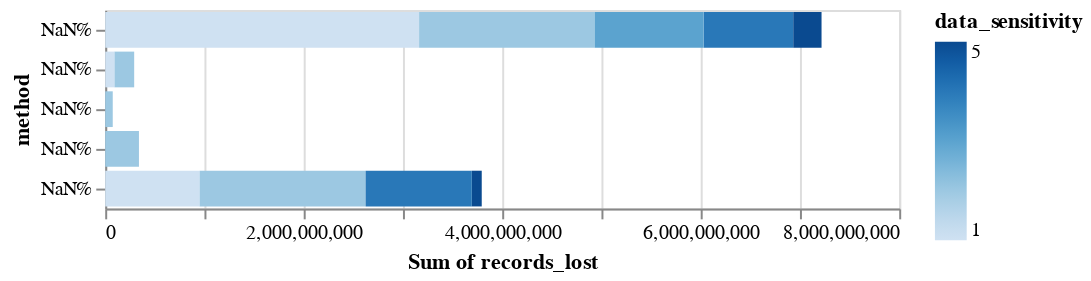

Notebook code cell kept with this figure:
### Markdown cell above
# CHECK THIS NORMALIZED ????

### Code cell
# This question is weird check ^^^^^
sbar_method_records_sensitivity = src.mark_bar().encode(
    x = "sum(records_lost)",
    y = alt.Y("method", stack = "normalize"),
    color = "data_sensitivity"

)

# Show the plot
sbar_method_records_sensitivity

### Figure 1 — Vega-Lite specification as saved in the notebook (floating-point values rounded to 4 significant figures)
{"$schema": "https://vega.github.io/schema/vega-lite/v4.17.0.json", "config": {"view": {"continuousHeight": 300, "continuousWidth": 400}}, "data": {"name": "data-983fd4a0b346be762802282aadc3c3e4"}, "datasets": {"data-983fd4a0b346be762802282aadc3c3e4": [{"data_sensitivity": 4, "date": "2021-09-01T00:00:00", "index": 1, "method": "hacked", "organisation": "Syniverse", "records_lost": 500000000, "sector": "telecoms", "source_name": "Vice", "year": 2021}, {"data_sensitivity": 2, "date": "2021-09-01T00:00:00", "index": 5, "method": "poor security", "organisation": "Thailand visitors", "records_lost": 100000000, "sector": "government", "source_name": "South China Morning Post", "year": 2021}, {"data_sensitivity": 1, "date": "2021-07-01T00:00:00", "index": 10, "method": "hacked", "organisation": "Linkedin", "records_lost": 700000000, "sector": "web", "source_name": "9 to 5 mac", "year": 2021}, {"data_sensitivity": 2, "date": "2021-02-01T00:00:00", "index": 21, "method": "hacked", "organisation": "Experian Brazil", "records_lost": 220000000, "sector": "finance", "source_name": "ZDNet", "year": 2021}, {"data_sensitivity": 1, "date": "2021-03-01T00:00:00", "index": 24, "method": "hacked", "organisation": "Facebook", "records_lost": 533000000, "sector": "tech", "source_name": "Business Insider", "year": 2021}, {"data_sensitivity": 3, "date": "2020-12-01T00:00:00", "index": 28, "method": "hacked", "organisation": "SolarWinds", "records_lost": 50000000, "sector": "app", "source_name": "New York Times", "year": 2020}, {"data_sensitivity": 2, "date": "2020-04-01T00:00:00", "index": 37, "method": "hacked", "organisation": "Pakistani mobile operators", "records_lost": 115000000, "sector": "telecoms", "source_name": "ZDNet", "year": 2020}, {"data_sensitivity": 1, "date": "2020-01-01T00:00:00", "index": 41, "method": "poor security", "organisation": "Microsoft", "records_lost": 250000000, "sector": "web", "source_name": "Forbes", "year": 2020}, {"data_sensitivity": 2, "date": "2019-05-01T00:00:00", "index": 56, "method": "hacked", "organisation": "Canva", "records_lost": 139000000, "sector": "web", "source_name": "ZDNet", "year": 2019}, {"data_sensitivity": 1, "date": "2019-05-01T00:00:00", "index": 57, "method": "poor security", "organisation": "Chtrbox", "records_lost": 49000000, "sector": "misc", "source_name": "Techcrunch", "year": 2019}, {"data_sensitivity": 1, "date": "2019-02-01T00:00:00", "index": 62, "method": "hacked", "organisation": "Dubsmash", "records_lost": 162000000, "sector": "web", "source_name": "The Register", "year": 2019}, {"data_sensitivity": 1, "date": "2019-02-01T00:00:00", "index": 63, "method": "hacked", "organisation": "ShareThis", "records_lost": 41000000, "sector": "web", "source_name": "The Register", "year": 2019}, {"data_sensitivity": 2, "date": "2019-02-01T00:00:00", "index": 77, "method": "hacked", "organisation": "Houzz", "records_lost": 57000000, "sector": "retail", "source_name": "Techcrunch", "year": 2019}, {"data_sensitivity": 2, "date": "2019-05-01T00:00:00", "index": 86, "method": "poor security", "organisation": "Indian citizens", "records_lost": 275265298, "sector": "web", "source_name": "Bleeping Computer", "year": 2019}, {"data_sensitivity": 3, "date": "2019-07-01T00:00:00", "index": 88, "method": "hacked", "organisation": "Capital One", "records_lost": 100000000, "sector": "finance", "source_name": "Forbes", "year": 2019}, {"data_sensitivity": 2, "date": "2019-09-01T00:00:00", "index": 90, "method": "poor security", "organisation": "Facebook", "records_lost": 419000000, "sector": "web", "source_name": "Fast Company", "year": 2019}, {"data_sensitivity": 2, "date": "2019-11-01T00:00:00", "index": 93, "method": "poor security", "organisation": "OxyData", "records_lost": 380000000, "sector": "tech", "source_name": "Dataviper", "year": 2019}, {"data_sensitivity": 3, "date": "2018-10-01T00:00:00", "index": 97, "method": "hacked", "organisation": "Cathay Pacific Airways", "records_lost": 94000000, "sector": "transport", "source_name": "ABC News", "year": 2018}, {"data_sensitivity": 2, "date": "2018-12-01T00:00:00", "index": 98, "method": "poor security", "organisation": "Chinese resume leak", "records_lost": 202000000, "sector": "web", "source_name": "HackenProof", "year": 2018}, {"data_sensitivity": 2, "date": "2018-12-01T00:00:00", "index": 99, "method": "poor security", "organisation": "Google+", "records_lost": 52500000, "sector": "web", "source_name": "The Verge", "year": 2018}, {"data_sensitivity": 1, "date": "2018-12-01T00:00:00", "index": 100, "method": "hacked", "organisation": "Quora", "records_lost": 100000000, "sector": "web", "source_name": "NY Times", "year": 2018}, {"data_sensitivity": 3, "date": "2018-11-01T00:00:00", "index": 101, "method": "hacked", "organisation": "Marriott International", "records_lost": 383000000, "sector": "retail", "source_name": "NY Times, CNET", "year": 2018}, {"data_sensitivity": 1, "date": "2018-03-01T00:00:00", "index": 103, "method": "hacked", "organisation": "Facebook", "records_lost": 50000000, "sector": "web", "source_name": "Guardian", "year": 2018}, {"data_sensitivity": 1, "date": "2018-06-01T00:00:00", "index": 106, "method": "hacked", "organisation": "MyHeritage", "records_lost": 92283889, "sector": "web", "source_name": "Bloomberg", "year": 2018}, {"data_sensitivity": 1, "date": "2018-03-01T00:00:00", "index": 112, "method": "hacked", "organisation": "MyFitnessPal", "records_lost": 150000000, "sector": "app", "source_name": "Guardian", "year": 2018}, {"data_sensitivity": 1, "date": "2018-06-01T00:00:00", "index": 114, "method": "poor security", "organisation": "Nametests", "records_lost": 120000000, "sector": "app", "source_name": "Medium", "year": 2018}, {"data_sensitivity": 5, "date": "2018-06-01T00:00:00", "index": 116, "method": "poor security", "organisation": "Firebase", "records_lost": 100000000, "sector": "app", "source_name": "Bleeping Computer", "year": 2018}, {"data_sensitivity": 4, "date": "2018-03-01T00:00:00", "index": 117, "method": "poor security", "organisation": "Aadhaar", "records_lost": 550000000, "sector": "government", "source_name": "ZDNet", "year": 2018}, {"data_sensitivity": 2, "date": "2018-05-01T00:00:00", "index": 121, "method": "poor security", "organisation": "LocalBlox", "records_lost": 48000000, "sector": "web", "source_name": "UpGuard", "year": 2018}, {"data_sensitivity": 1, "date": "2018-05-01T00:00:00", "index": 122, "method": "poor security", "organisation": "Twitter", "records_lost": 330000000, "sector": "tech", "source_name": "Reuters", "year": 2018}, {"data_sensitivity": 3, "date": "2018-09-01T00:00:00", "index": 133, "method": "hacked", "organisation": "Newegg", "records_lost": 45000000, "sector": "retail", "source_name": "TechCrunch", "year": 2018}, {"data_sensitivity": 1, "date": "2018-05-01T00:00:00", "index": 135, "method": "poor security", "organisation": "Apollo", "records_lost": 200000000, "sector": "tech", "source_name": "Wired", "year": 2018}, {"data_sensitivity": 1, "date": "2017-11-01T00:00:00", "index": 139, "method": "hacked", "organisation": "Uber", "records_lost": 57000000, "sector": "app", "source_name": "Bloomberg", "year": 2017}, {"data_sensitivity": 4, "date": "2017-08-01T00:00:00", "index": 142, "method": "poor security", "organisation": "Spambot", "records_lost": 520000000, "sector": "web", "source_name": "The Guardian", "year": 2017}, {"data_sensitivity": 2, "date": "2017-03-01T00:00:00", "index": 149, "method": "oops!", "organisation": "River City Media", "records_lost": 340000000, "sector": "web", "source_name": "Guardian", "year": 2017}, {"data_sensitivity": 4, "date": "2017-10-01T00:00:00", "index": 155, "method": "hacked", "organisation": "Malaysian telcos & MVNOs", "records_lost": 46200000, "sector": "telecoms", "source_name": "LowYat", "year": 2017}, {"data_sensitivity": 4, "date": "2017-09-01T00:00:00", "index": 159, "method": "hacked", "organisation": "Equifax", "records_lost": 143000000, "sector": "finance", "source_name": "UK Gov", "year": 2017}, {"data_sensitivity": 1, "date": "2016-05-01T00:00:00", "index": 161, "method": "hacked", "organisation": "LinkedIn", "records_lost": 117000000, "sector": "web", "source_name": "CNN", "year": 2016}, {"data_sensitivity": 1, "date": "2016-05-01T00:00:00", "index": 162, "method": "hacked", "organisation": "Tumblr", "records_lost": 65000000, "sector": "web", "source_name": "Vice", "year": 2016}, {"data_sensitivity": 2, "date": "2016-09-01T00:00:00", "index": 163, "method": "hacked", "organisation": "Yahoo", "records_lost": 500000000, "sector": "web", "source_name": "CNBC", "year": 2016}, {"data_sensitivity": 5, "date": "2016-04-01T00:00:00", "index": 165, "method": "hacked", "organisation": "Philippines’ Commission on Elections", "records_lost": 55000000, "sector": "government", "source_name": "Trend Micro", "year": 2016}, {"data_sensitivity": 2, "date": "2016-04-01T00:00:00", "index": 168, "method": "hacked", "organisation": "Turkish citizenship database", "records_lost": 49611709, "sector": "government", "source_name": "Business Insider", "year": 2016}, {"data_sensitivity": 4, "date": "2016-06-01T00:00:00", "index": 179, "method": "hacked", "organisation": "VK", "records_lost": 171000000, "sector": "web", "source_name": "Motherboard", "year": 2016}, {"data_sensitivity": 1, "date": "2016-05-01T00:00:00", "index": 182, "method": "hacked", "organisation": "MySpace", "records_lost": 164000000, "sector": "web", "source_name": "Vice", "year": 2016}, {"data_sensitivity": 1, "date": "2016-12-01T00:00:00", "index": 186, "method": "hacked", "organisation": "Dailymotion", "records_lost": 85200000, "sector": "web", "source_name": "ZDNet", "year": 2016}, {"data_sensitivity": 4, "date": "2016-10-01T00:00:00", "index": 187, "method": "hacked", "organisation": "Weebly", "records_lost": 43000000, "sector": "web", "source_name": "Tech Crunch", "year": 2016}, {"data_sensitivity": 1, "date": "2016-11-01T00:00:00", "index": 190, "method": "hacked", "organisation": "Friend Finder Network", "records_lost": 412000000, "sector": "web", "source_name": "ZDNet", "year": 2016}, {"data_sensitivity": 2, "date": "2015-12-01T00:00:00", "index": 197, "method": "poor security", "organisation": "Deep Root Analytics", "records_lost": 198000000, "sector": "web", "source_name": "Reuters, UpGuard", "year": 2015}, {"data_sensitivity": 5, "date": "2015-11-01T00:00:00", "index": 210, "method": "hacked", "organisation": "Securus Technologies", "records_lost": 70000000, "sector": "web", "source_name": "The Intercept", "year": 2015}, {"data_sensitivity": 2, "date": "2015-02-01T00:00:00", "index": 216, "method": "hacked", "organisation": "Anthem ", "records_lost": 80000000, "sector": "health", "source_name": "NYTimes", "year": 2015}, {"data_sensitivity": 1, "date": "2014-05-01T00:00:00", "index": 224, "method": "hacked", "organisation": "Ebay", "records_lost": 145000000, "sector": "web", "source_name": "Business Insider", "year": 2014}, {"data_sensitivity": 3, "date": "2014-10-01T00:00:00", "index": 227, "method": "hacked", "organisation": "JP Morgan Chase", "records_lost": 76000000, "sector": "finance", "source_name": "Deal Book", "year": 2014}, {"data_sensitivity": 3, "date": "2014-09-01T00:00:00", "index": 233, "method": "hacked", "organisation": "Home Depot", "records_lost": 56000000, "sector": "retail", "source_name": "Krebs on Security", "year": 2014}, {"data_sensitivity": 5, "date": "2013-07-01T00:00:00", "index": 237, "method": "hacked", "organisation": "Massive American business hack", "records_lost": 160000000, "sector": "finance", "source_name": "Technology Review", "year": 2013}, {"data_sensitivity": 1, "date": "2013-04-01T00:00:00", "index": 242, "method": "hacked", "organisation": "Living Social", "records_lost": 50000000, "sector": "web", "source_name": "Naked Security, New York Times", "year": 2013}, {"data_sensitivity": 2, "date": "2016-12-01T00:00:00", "index": 243, "method": "hacked", "organisation": "Yahoo", "records_lost": 550000000, "sector": "web", "source_name": "NY Times, BBC", "year": 2013}, {"data_sensitivity": 2, "date": "2013-07-01T00:00:00", "index": 254, "method": "hacked", "organisation": "UbiSoft", "records_lost": 58000000, "sector": "gaming", "source_name": "BBC News", "year": 2013}, {"data_sensitivity": 1, "date": "2013-03-01T00:00:00", "index": 259, "method": "hacked", "organisation": "Evernote", "records_lost": 50000000, "sector": "web", "source_name": "Wired, Digital Trends", "year": 2013}, {"data_sensitivity": 2, "date": "2013-10-01T00:00:00", "index": 266, "method": "inside job", "organisation": "Court Ventures", "records_lost": 200000000, "sector": "finance", "source_name": "NY Times, Gov Tech", "year": 2013}, {"data_sensitivity": 3, "date": "2013-12-01T00:00:00", "index": 271, "method": "hacked", "organisation": "Target", "records_lost": 70000000, "sector": "retail", "source_name": "Huffington Post", "year": 2013}, {"data_sensitivity": 1, "date": "2016-09-01T00:00:00", "index": 287, "method": "hacked", "organisation": "Last.fm", "records_lost": 43500000, "sector": "web", "source_name": "ZD Net", "year": 2012}, {"data_sensitivity": 1, "date": "2016-08-01T00:00:00", "index": 294, "method": "hacked", "organisation": "Dropbox", "records_lost": 68700000, "sector": "web", "source_name": "The Telegraph", "year": 2012}, {"data_sensitivity": 1, "date": "2011-04-01T00:00:00", "index": 304, "method": "hacked", "organisation": "Sony PSN", "records_lost": 77000000, "sector": "gaming", "source_name": "Mashable", "year": 2011}, {"data_sensitivity": 3, "date": "2009-01-01T00:00:00", "index": 345, "method": "hacked", "organisation": "Heartland", "records_lost": 130000000, "sector": "finance", "source_name": "Dark Reading", "year": 2009}, {"data_sensitivity": 2, "date": "2009-10-01T00:00:00", "index": 353, "method": "lost device ", "organisation": "US Military", "records_lost": 76000000, "sector": "military", "source_name": "Wired", "year": 2009}, {"data_sensitivity": 3, "date": "2007-03-01T00:00:00", "index": 379, "method": "hacked", "organisation": "TK / TJ Maxx", "records_lost": 94000000, "sector": "retail", "source_name": "ZD Net", "year": 2007}, {"data_sensitivity": 1, "date": "2004-06-01T00:00:00", "index": 391, "method": "inside job", "organisation": "AOL", "records_lost": 92000000, "sector": "web", "source_name": "CNN", "year": 2004}]}, "encoding": {"color": {"field": "data_sensitivity", "type": "quantitative"}, "x": {"aggregate": "sum", "field": "records_lost", "type": "quantitative"}, "y": {"field": "method", "stack": "normalize", "type": "nominal"}}, "mark": "bar"}
